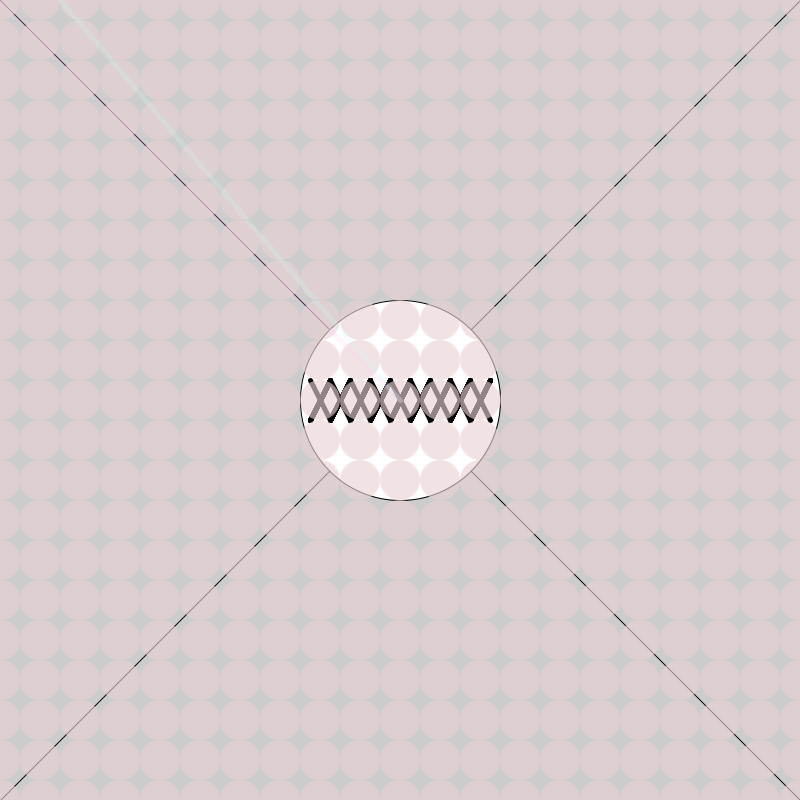
Frame 1 (no input)
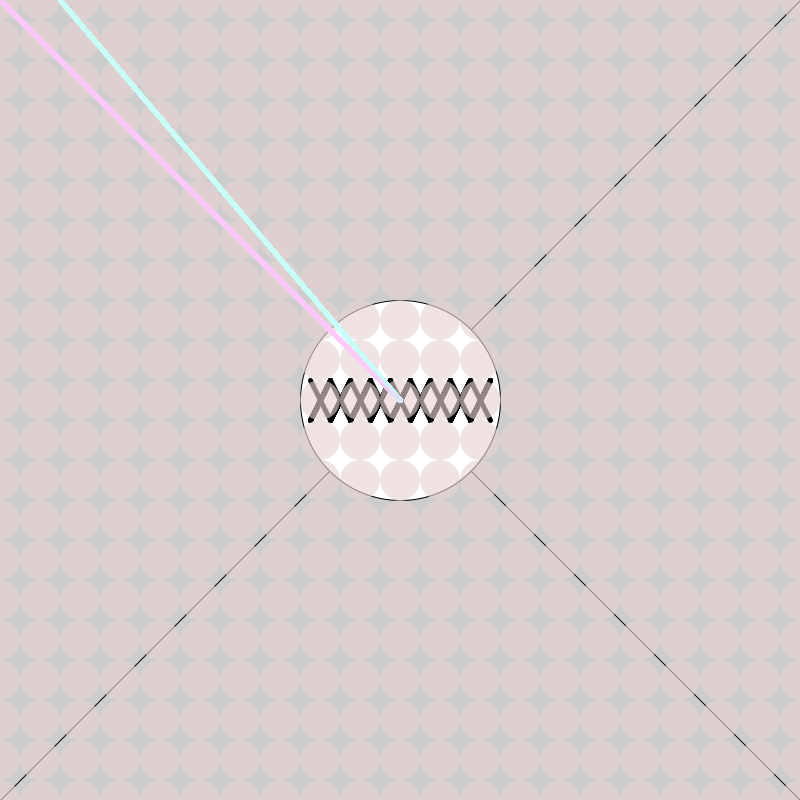
Frame 60 (the mouse pressed at the canvas centre just before this capture)
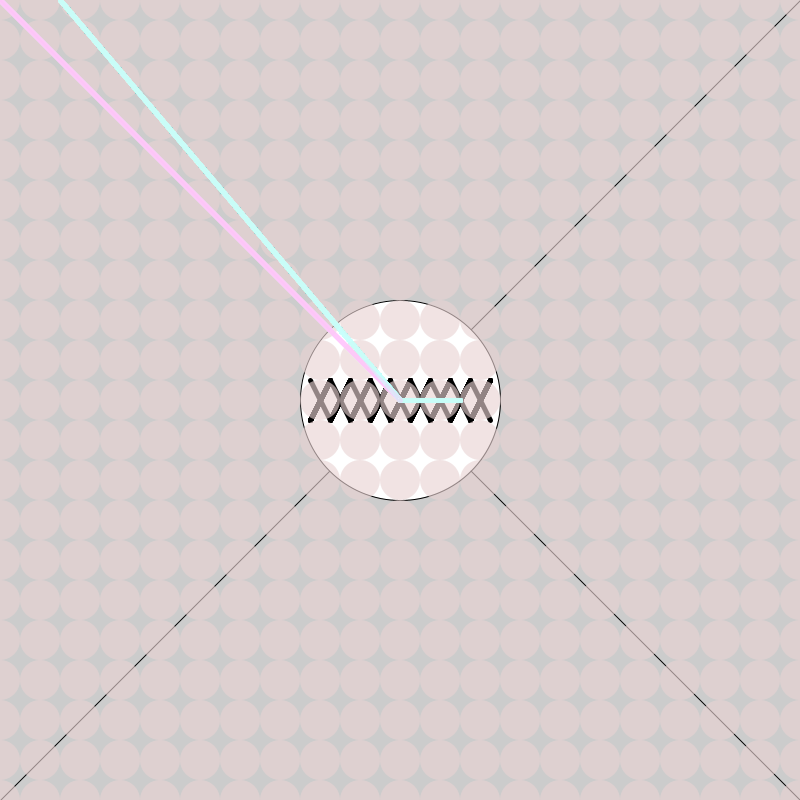
Frame 120 (the mouse held since frame 60 and released just before this capture)

The Processing sketch that drew these frames (run headless with seeded random() and noise(); from frame 60 on, the mouse is pressed at the canvas centre):

// Processing sketch: processing_162355
// ── processing_162355.pde

//int radius = 80
//float b = 110;
//float speed = 0.5;
//int direction=1;
//int xPos=100;
//int yPos=50;
//int bSize=30;
void setup(){
  
  size(800,800);
  smooth();
  line(0,0,width,height);
  line(width,0,0,height);
  ellipse(width/2, height/2, 200,200);
    strokeWeight(5);
  for( int i = 310; i<475; i += 20){
    line(i, 380, i+20, 420);
    for( int k = 490; k>315; k -= 20){
    line(k, 380, k-20, 420);
    
//     fill(255,0,0);
 // rect(xPos,yPos,bSize,bSize);
    
    //ellipseMode(RRADIUS);
  }
  }
        noStroke();
    for( int y = 0; y<= height; y += 40){
      for( int x = 0; x <= width; x +=40){
        fill(232,211,211,160);
        ellipse(x,y,40,40);
      }
    }
    

}

void draw(){
 // x += speed * direction;
stroke(255,198,252,50);
line(400,400,mouseX,mouseY);
stroke(198,255,250,50);
float mx = mouseX + 60;
line(400,400,mx,mouseY);

if (mousePressed && (mouseButton == LEFT)) {
  stroke(255,0,0);
  
    strokeWeight(10);
    line(pmouseX,pmouseY,mouseX,mouseY);
    
} else if (mousePressed && (mouseButton == RIGHT)) {
  stroke(0,0,255);
  
    strokeWeight(10);
    line(pmouseX,pmouseY,mouseX,mouseY);
  //if(mouseX > xPos && mouseX < xPos+bSize && mouseY > yPos && mouseY < yPos+bSize){
   // stroke(255,0,0);
    //strokeWeight(10);
    //line(pmouseX,pmouseY,mouseX,mouseY);
  //}
  //b += speed*direction;
  //if ((b>width-radius)||(b<radius)){
    //direction = -direction;
  //}
  //if (direction ==1){
    //arc(b,400,radius,radius, radians(30),radians(300));
  //}else{
    //arc(b,400,tadius,radius,radians(210),radians(480));
  //}
  
}
  
}
